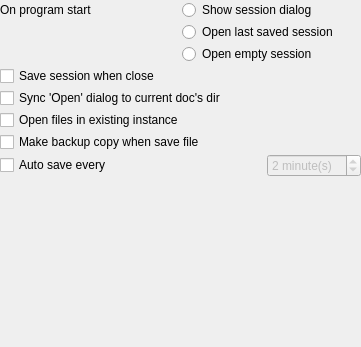
<ui version="4.0" >
 <class>MainSettingsPage</class>
 <widget class="QWidget" name="MainSettingsPage" >
  <property name="geometry" >
   <rect>
    <x>0</x>
    <y>0</y>
    <width>361</width>
    <height>347</height>
   </rect>
  </property>
  <property name="sizePolicy" >
   <sizepolicy>
    <hsizetype>0</hsizetype>
    <vsizetype>0</vsizetype>
    <horstretch>0</horstretch>
    <verstretch>0</verstretch>
   </sizepolicy>
  </property>
  <property name="windowTitle" >
   <string/>
  </property>
  <layout class="QVBoxLayout" >
   <property name="margin" >
    <number>0</number>
   </property>
   <property name="spacing" >
    <number>2</number>
   </property>
   <item>
    <layout class="QGridLayout" >
     <property name="margin" >
      <number>0</number>
     </property>
     <property name="spacing" >
      <number>2</number>
     </property>
     <item row="2" column="1" >
      <widget class="QRadioButton" name="openEmptySessionBtn" >
       <property name="text" >
        <string>Open empty session</string>
       </property>
      </widget>
     </item>
     <item row="0" column="1" >
      <widget class="QRadioButton" name="showSessionDlgBtn" >
       <property name="text" >
        <string>Show session dialog</string>
       </property>
      </widget>
     </item>
     <item rowspan="2" row="1" column="0" >
      <spacer>
       <property name="orientation" >
        <enum>Qt::Vertical</enum>
       </property>
       <property name="sizeHint" >
        <size>
         <width>20</width>
         <height>21</height>
        </size>
       </property>
      </spacer>
     </item>
     <item row="1" column="1" >
      <widget class="QRadioButton" name="openLastSessionBtn" >
       <property name="text" >
        <string>Open last saved session</string>
       </property>
      </widget>
     </item>
     <item row="0" column="0" >
      <widget class="QLabel" name="label_4" >
       <property name="sizePolicy" >
        <sizepolicy>
         <hsizetype>5</hsizetype>
         <vsizetype>0</vsizetype>
         <horstretch>0</horstretch>
         <verstretch>0</verstretch>
        </sizepolicy>
       </property>
       <property name="text" >
        <string>On program start</string>
       </property>
      </widget>
     </item>
    </layout>
   </item>
   <item>
    <widget class="QCheckBox" name="saveSessionChk" >
     <property name="text" >
      <string>Save session when close</string>
     </property>
    </widget>
   </item>
   <item>
    <widget class="QCheckBox" name="syncOpenDlgChk" >
     <property name="text" >
      <string>Sync 'Open' dialog to current doc's dir</string>
     </property>
    </widget>
   </item>
   <item>
    <widget class="QCheckBox" name="singleInstanceChk" >
     <property name="toolTip" >
      <string>Use existing instance of application when open files</string>
     </property>
     <property name="text" >
      <string>Open files in existing instance</string>
     </property>
    </widget>
   </item>
   <item>
    <widget class="QCheckBox" name="makeBackupChk" >
     <property name="text" >
      <string>Make backup copy when save file</string>
     </property>
    </widget>
   </item>
   <item>
    <layout class="QHBoxLayout" >
     <property name="margin" >
      <number>0</number>
     </property>
     <property name="spacing" >
      <number>2</number>
     </property>
     <item>
      <widget class="QCheckBox" name="autoSaveChk" >
       <property name="text" >
        <string>Auto save every</string>
       </property>
      </widget>
     </item>
     <item>
      <spacer>
       <property name="orientation" >
        <enum>Qt::Horizontal</enum>
       </property>
       <property name="sizeHint" >
        <size>
         <width>40</width>
         <height>20</height>
        </size>
       </property>
      </spacer>
     </item>
     <item>
      <widget class="QSpinBox" name="autoSaveIntervalSpin" >
       <property name="enabled" >
        <bool>false</bool>
       </property>
       <property name="suffix" >
        <string> minute(s)</string>
       </property>
       <property name="prefix" >
        <string/>
       </property>
       <property name="maximum" >
        <number>30</number>
       </property>
       <property name="minimum" >
        <number>1</number>
       </property>
       <property name="value" >
        <number>2</number>
       </property>
      </widget>
     </item>
    </layout>
   </item>
   <item>
    <spacer>
     <property name="orientation" >
      <enum>Qt::Vertical</enum>
     </property>
     <property name="sizeHint" >
      <size>
       <width>188</width>
       <height>111</height>
      </size>
     </property>
    </spacer>
   </item>
  </layout>
 </widget>
 <tabstops>
  <tabstop>showSessionDlgBtn</tabstop>
  <tabstop>openLastSessionBtn</tabstop>
  <tabstop>openEmptySessionBtn</tabstop>
  <tabstop>saveSessionChk</tabstop>
  <tabstop>singleInstanceChk</tabstop>
  <tabstop>makeBackupChk</tabstop>
  <tabstop>autoSaveChk</tabstop>
  <tabstop>autoSaveIntervalSpin</tabstop>
 </tabstops>
 <resources/>
 <connections>
  <connection>
   <sender>autoSaveChk</sender>
   <signal>toggled(bool)</signal>
   <receiver>autoSaveIntervalSpin</receiver>
   <slot>setEnabled(bool)</slot>
   <hints>
    <hint type="sourcelabel" >
     <x>68</x>
     <y>232</y>
    </hint>
    <hint type="destinationlabel" >
     <x>287</x>
     <y>232</y>
    </hint>
   </hints>
  </connection>
 </connections>
</ui>
